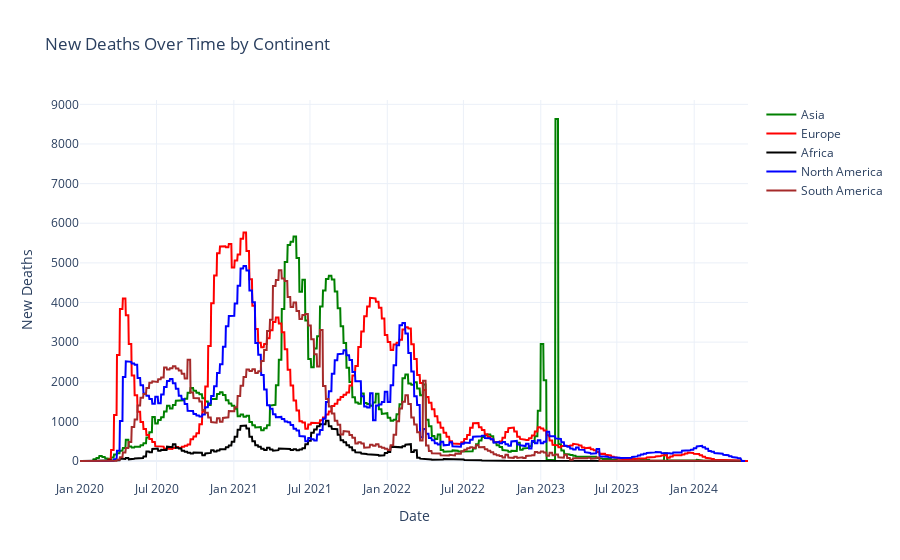

Notebook code cell kept with this figure:
### Code cell
# Function to create traces for each continent
def create_trace(continent, color):
    filtered_Newdeath_df = New_Reduced_df[New_Reduced_df['continent'] == continent].groupby(['date'])['new_deaths_smoothed'].sum().reset_index()
    return go.Scatter(
        x = filtered_Newdeath_df['date'],
        y = filtered_Newdeath_df['new_deaths_smoothed'],
        mode = "lines",
        name = continent,
        marker = dict(color = color)
    )

# Create traces for each continent
trace1 = create_trace('Asia', 'green')
trace2 = create_trace('Europe', 'red')
trace3 = create_trace('Africa', 'black')
trace4 = create_trace('North America', 'blue')
trace5 = create_trace('South America', 'Brown')

# Create the figure and add the traces
fig = go.Figure()

fig.add_trace(trace1)
fig.add_trace(trace2)
fig.add_trace(trace3)
fig.add_trace(trace4)
fig.add_trace(trace5)                      

# Customize layout
fig.update_layout(
    title='New Deaths Over Time by Continent',
    xaxis_title='Date',
    yaxis_title='New Deaths',
    template='plotly_white'
)

fig.write_image("/Users/Apple/Desktop/COVID_19_Meenakshi/Resources/Trace_vs_New_Death.png")

# Show the plot
fig.show()

### Figure 1 — Plotly figure (JSON) as saved in the notebook; plotly's stock layout.template omitted (floating-point values rounded to 4 significant figures; data arrays with more than 128 entries replaced by an {"elided": "..."} marker saying what was removed)
{"data": [{"marker": {"color": "green"}, "mode": "lines", "name": "Asia", "type": "scatter", "x": {"elided": "1587 str values"}, "y": {"elided": "1587 float values"}}, {"marker": {"color": "red"}, "mode": "lines", "name": "Europe", "type": "scatter", "x": {"elided": "1586 str values"}, "y": {"elided": "1586 float values"}}, {"marker": {"color": "black"}, "mode": "lines", "name": "Africa", "type": "scatter", "x": {"elided": "1569 str values"}, "y": {"elided": "1569 float values"}}, {"marker": {"color": "blue"}, "mode": "lines", "name": "North America", "type": "scatter", "x": {"elided": "1583 str values"}, "y": {"elided": "1583 float values"}}, {"marker": {"color": "Brown"}, "mode": "lines", "name": "South America", "type": "scatter", "x": {"elided": "1573 str values"}, "y": {"elided": "1573 float values"}}], "layout": {"title": {"text": "New Deaths Over Time by Continent"}, "xaxis": {"title": {"text": "Date"}}, "yaxis": {"title": {"text": "New Deaths"}}}}
